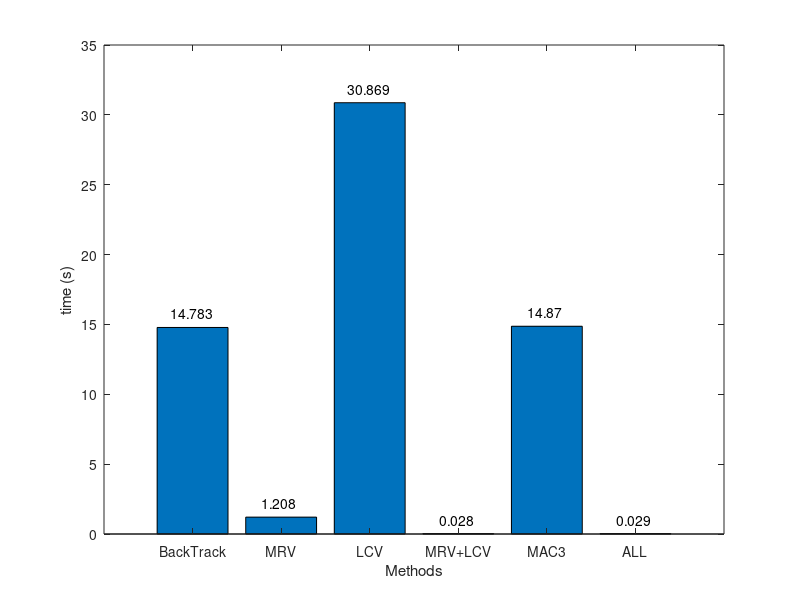
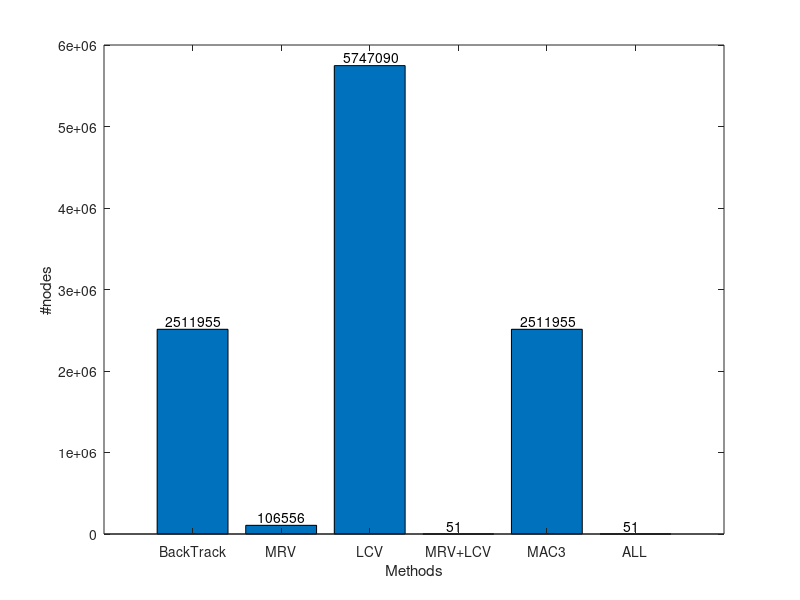

MATLAB code to generate these figures, in order:

times = [14.783 1.208 30.869 0.028 14.87 0.029];
n = 1 : length(times);
bar(times);



set(gca,'xticklabel',{'BackTrack','MRV','LCV', 'MRV+LCV','MAC3','ALL'});
a=num2str(times');
text(n-0.25,times+1,a)

xlabel('Methods');
ylabel('time (s)');

nodes = [2511955 106556 5747090 51 2511955 51];
figure();
bar(nodes);
set(gca,'xticklabel',{'BackTrack','MRV','LCV', 'MRV+LCV','MAC3','ALL'});
a=num2str(nodes');
text(n-0.3,nodes+100000,a)

xlabel('Methods');
ylabel('#nodes');